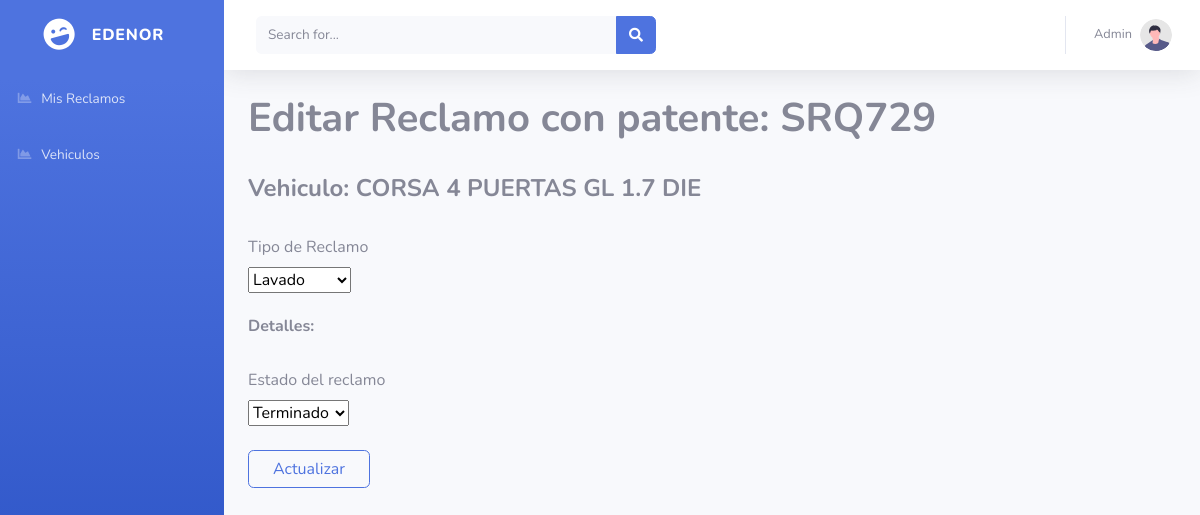
Page /View/User/Edit_reclamo.php?id_Reclamo=5 on the committed database.
### tables this page shows
CREATE TABLE `Reclamos` (
  `id_Reclamo` int(11) NOT NULL,
  `Reclamo` varchar(255) NOT NULL,
  `id_user` int(11) NOT NULL,
  `id_vehiculo` int(11) NOT NULL,
  `id_tipo_reclamo` int(11) NOT NULL,
  `fecha` datetime NOT NULL DEFAULT CURRENT_TIMESTAMP,
  `id_estado` int(11) NOT NULL
);

CREATE TABLE `Vehiculo` (
  `id_vehiculo` int(11) NOT NULL,
  `Patente` varchar(100) NOT NULL,
  `id_modelo` int(11) NOT NULL
);

CREATE TABLE `Modelo` (
  `id_modelo` int(11) NOT NULL,
  `Modelo` varchar(255) NOT NULL,
  `id_marca` int(11) NOT NULL
);

### src/Entity/conection.php (called while the page is built)
<?php
class Database
{
    public static function Conectar()
    {
        $host = getenv('MYSQL_SERVER');
        $dbname = getenv('SQL_DATABASE');
        $user = getenv('MYSQL_USER');
        $password = getenv('MYSQL_PASSWORD');
        $con= 'mysql:host='.$host.';dbname='.$dbname.';charset=utf8';
        $pdo = new PDO($con, $user,$password );
        $pdo->setAttribute(PDO::ATTR_ERRMODE, PDO::ERRMODE_EXCEPTION);
        return $pdo;
    }
}
?>

### src/Data/ReclamoDao.php (called while the page is built, shortened)
<?php
include_once '../../Entity/conection.php';
include '../../Entity/Reclamo.php';
class ReclamoDao extends Database{
    protected static $cnx;
    private static function getDatabase()
    {
        self::$cnx = Database::Conectar();
    }
        public static function Listar($id_Reclamo){
			try
		{
			$query = "SELECT
			id_Reclamo,
			Reclamo,
            Modelo.Modelo,
            Vehiculo.Patente,
            Tipo_reclamo.Tipo_reclamo,
            Estado.detail_estado
            FROM `Reclamos`
            JOIN Estado ON Reclamos.id_estado = Estado.id_estado
            JOIN Vehiculo ON Reclamos.id_vehiculo = Vehiculo.id_vehiculo
            JOIN Modelo ON Vehiculo.id_modelo = Modelo.id_modelo
            JOIN Tipo_reclamo on Reclamos.id_tipo_reclamo = Tipo_reclamo.id_tipo_reclamo
            WHERE id_Reclamo = :id_Reclamo";
			$resultado = self::$cnx->prepare($query);
			$resultado->bindParam(":id_Reclamo", $id_Reclamo->getId_Reclamo());
			$resultado->execute();
			return $resultado->fetch(PDO::FETCH_OBJ);
		}
		catch(Exception $e)
		{
			die($e->getMessage());
		}
		}
		public static function searchTipoReclamo()
		{
			try
			{
				$query = "SELECT
				id_tipo_reclamo,
				Tipo_reclamo
				FROM Tipo_reclamo";
				$resultado = self::$cnx->prepare($query);
				$resultado->execute();
				return $resultado->fetchAll(PDO::FETCH_OBJ);
			}
				catch(Exception $e)
				{
				die($e->getMessage());
			}
		}
        public static function searchEstado()
		{
			try
			{
				$query = "SELECT
				id_estado,
				detail_estado
				FROM Estado";
				$resultado = self::$cnx->prepare($query);
				$resultado->execute();
				return $resultado->fetchAll(PDO::FETCH_OBJ);
			}
				catch(Exception $e)
				{
				die($e->getMessage());
			}
		}
}

### src/Entity/Reclamo.php (called while the page is built, shortened)
<?php
class Reclamo{
    private $id_Reclamo;
    public function getId_Reclamo(){
		return $this->id_Reclamo;
	}
	public function setId_Reclamo($id_Reclamo){
		$this->id_Reclamo = $id_Reclamo;
	}
}

### src/Controller/Reclamo.php (called while the page is built, shortened)
<?php
include '../../Data/ReclamoDao.php';
class ReclamoController{
    public static function Listar($id_Reclamo){
        $pvd = new Reclamo();
        $pvd->setId_Reclamo($id_Reclamo);
        return ReclamoDao::Listar($pvd);
    }
}

### src/View/User/Edit_reclamo.php (the view, shortened to what this page needs)
<?php
include '../../Controller/Reclamo.php';
if(isset($_REQUEST['id_Reclamo'])){
    $patente = $_REQUEST['id_Reclamo'];
    $pvd = ReclamoController::Listar($patente);
}
?>
<!DOCTYPE html>
<html lang="en">
<head>
    <link href="/Assets/vendor/fontawesome-free/css/all.min.css" rel="stylesheet" type="text/css">
    <link href="/Assets/css/sb-admin-2.css" rel="stylesheet">
</head>
<body id="page-top">
    <div id="wrapper">
        <ul class="navbar-nav bg-gradient-primary sidebar sidebar-dark accordion" id="accordionSidebar">
            <a class="sidebar-brand d-flex align-items-center justify-content-center" href="index.php">
                <div class="sidebar-brand-icon rotate-n-15">
                    <i class="fas fa-laugh-wink"></i>
                </div>
                <div class="sidebar-brand-text mx-3">EDENOR</div>
            </a>
            <li class="nav-item">
                <a class="nav-link" href="Reclamos.php">
                    <i class="fas fa-fw fa-chart-area"></i>
                    <span>Mis Reclamos</span></a>
            </li>
            <li class="nav-item">
                <a class="nav-link" href="Vehiculos.php">
                    <i class="fas fa-fw fa-chart-area"></i>
                    <span>Vehiculos</span></a>
            </li>
        </ul>
        <div id="content-wrapper" class="d-flex flex-column">
            <div id="content">
                <nav class="navbar navbar-expand navbar-light bg-white topbar mb-4 static-top shadow">
                    <form
                        class="d-none d-sm-inline-block form-inline mr-auto ml-md-3 my-2 my-md-0 mw-100 navbar-search">
                        <div class="input-group">
                            <input type="text" class="form-control bg-light border-0 small" placeholder="Search for..."
                                aria-label="Search" aria-describedby="basic-addon2">
                            <div class="input-group-append">
                                <button class="btn btn-primary" type="button">
                                    <i class="fas fa-search fa-sm"></i>
                                </button>
                            </div>
                        </div>
                    </form>
                    <ul class="navbar-nav ml-auto">
                        <li class="nav-item dropdown no-arrow">
                            <a class="nav-link dropdown-toggle" href="#" id="userDropdown" role="button"
                                data-toggle="dropdown" aria-haspopup="true" aria-expanded="false">
                                <span class="mr-2 d-none d-lg-inline text-gray-600 small">Admin</span>
                                <img class="img-profile rounded-circle"
                                    src="/Assets/img/undraw_profile.svg">
                            </a>
                        </li>
                    </ul>
                </nav>
            <div class="container-fluid">
                    <h1><strong>Editar Reclamo con patente:  <?php echo $pvd->Patente; ?> </strong></h1>
                    <br>
            <form id="frm-persona" action="?Patente=<?php echo $_REQUEST['Patente']?>" method="POST" enctype="multipart/form-data">
            <h4><strong>Vehiculo:  <?php echo $pvd->Modelo; ?> </strong></h4>
            <br>
                <label>Tipo de Reclamo</label>
                <br>
                <select name="tipo_reclamo" class="form-select styled-select" aria-label="Default select example">
                    <?php
                    foreach(ReclamoDao::searchTipoReclamo() as $r) :
                    $selected = ($pvd->Tipo_reclamo == $r->Tipo_reclamo) ? "selected": '';
                    ?>
                    <option
                        value='<?php echo $r->id_tipo_reclamo;?>'
                        <?php echo $selected;?>
                    >
                        <?php echo $r->Tipo_reclamo;?>
                    </option>
                    <?php endforeach; ?>
                </select>
                <br>
                <br>
                <h6><strong>Detalles:  <?php echo $pvd->Reclamo; ?> </strong></h6>
                <br>
                <label>Estado del reclamo</label>
                <br>
                <select name="estado" class="form-select styled-select" aria-label="Default select example">
                    <?php
                    foreach(ReclamoDao::searchEstado() as $r) :
                    $selected = ($pvd->detail_estado == $r->detail_estado) ? "selected": '';
                    ?>
                    <option
                        value='<?php echo $r->id_estado;?>'
                        <?php echo $selected;?>
                    >
                        <?php echo $r->detail_estado;?>
                    </option>
                    <?php endforeach; ?>
                </select>
                <br>
                <br>
                <div class="buttons">
                <button class="btn btn-outline-primary px-4" type="submit">Actualizar</button>
                </div>
            </form>
        </div>
</body>
</html>

### rows in the picture
reclamos: id_vehiculo.Patente "SRQ729", modelo.Modelo "CORSA 4 PUERTAS GL 1.7 DIE"

### other values in the picture
form field tipo_reclamo "Lavado"
form field estado "Terminado"
